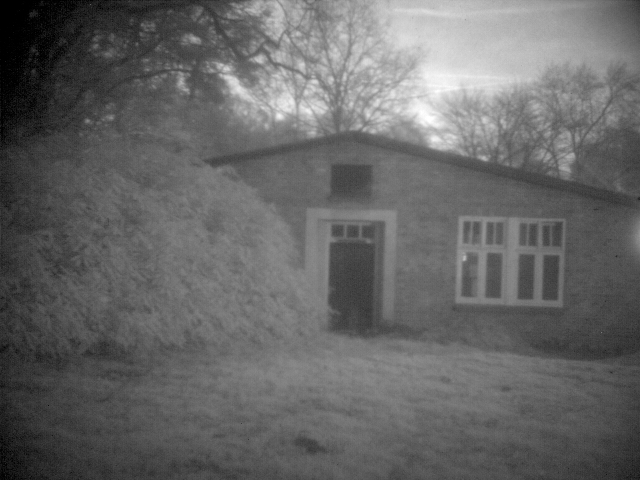
//> input picture Vlasakkers_IR.tif, 640 x 480 px
$ ./main   (built with g++ and OpenCV 4)
//> lines starting //> are read from the running program, lines starting //| are printed output that depends on the picture
### util.h
#include <opencv2/core.hpp>

void computeMinTotalVariation(cv::Mat& src, cv::Mat g, int iter, float lambda);

### util.cpp
#include "util.h"
#include <iostream>

void computeMinTotalVariation(cv::Mat& src, cv::Mat g, int iter, float lambda)
{
	//cv::Mat g_lambda = g / lambda;
	cv::Mat div_p = cv::Mat::zeros(src.rows, src.cols, CV_32F);
	cv::Mat div_tmp(src.rows, src.cols, CV_32F);

	for (int k = 0; k < iter; k++){

		for (int i = 0; i < src.rows; i++)
		{
			for (int j = 0; j < src.cols; j++)
			{
				float p1, p2;

				//헹p1
				if (i == 0)
				{
					p1 = div_p.at<float>(i, j);
				}
				else if (i == (src.rows - 1))
				{
					p1 = -div_p.at<float>(i - 1, j);
				}
				else
				{
					p1 = div_p.at<float>(i, j) - div_p.at<float>(i - 1, j);
				}
				//헹p2
				if (j == 0)
				{
					p2 = div_p.at<float>(i, j);
				}
				else if (j == (src.cols - 1))
				{
					p2 = -div_p.at<float>(i, j - 1);
				}
				else
				{
					p2 = div_p.at<float>(i, j) - div_p.at<float>(i, j - 1);
				}
				div_tmp.at<float>(i, j) = p1 + p2 - g.at<uchar>(i, j) / lambda;
			}
		}

		//헹delta
		for (int i = 0; i < src.rows; i++)
		{
			for (int j = 0; j < src.cols; j++)
			{
				float u1, u2;
				if (i == src.rows - 1)
				{
					u1 = 0;
				}
				else{
					u1 = div_tmp.at<float>(i + 1, j) - div_tmp.at<float>(i, j);
				}

				if (j == src.cols - 1)
				{
					u2 = 0;
				}
				else{
					u2 = div_tmp.at<float>(i, j + 1) - div_tmp.at<float>(i, j);
				}

				float num = div_p.at<float>(i, j) + (u1 + u2) / 4;
				float den = 1 + abs(u1 + u2) / 4;

				div_p.at<float>(i, j) = num / den;
			}
		}
	}

	for (int i = 0; i < src.rows; i++)
	{
		for (int j = 0; j < src.cols; j++)
		{
			float p1, p2;

			//헹p1
			if (i == 0)
			{
				p1 = div_p.at<float>(i, j);
			}
			else if (i == (src.rows - 1))
			{
				p1 = -div_p.at<float>(i - 1, j);
			}
			else
			{
				p1 = div_p.at<float>(i, j) - div_p.at<float>(i - 1, j);
			}
			//헹p2
			if (j == 0)
			{
				p2 = div_p.at<float>(i, j);
			}
			else if (j == (src.cols - 1))
			{
				p2 = -div_p.at<float>(i, j - 1);
			}
			else
			{
				p2 = div_p.at<float>(i, j) - div_p.at<float>(i, j - 1);
			}

			float tVal = g.at<uchar>(i, j) - lambda*(p1 + p2) + src.at<uchar>(i, j);
			tVal = std::max(0.f, std::min(tVal, 255.f));
			src.at<uchar>(i, j) = (unsigned char)tVal;
		}
	}

}

### main.cpp
#include <opencv2\opencv.hpp>
#include <iostream>
#include <vector>
#include "util.h"

int main()
{
	//test RGB to YUV
	cv::Mat infrared = cv::imread("Vlasakkers_IR.tif", 0);
//> infrared is the input picture: 480 rows x 640 cols, CV_8UC1; min 0, max 255, mean 101.7
	cv::Mat visible_origin = cv::imread("Vlasakkers_Vis.tif");
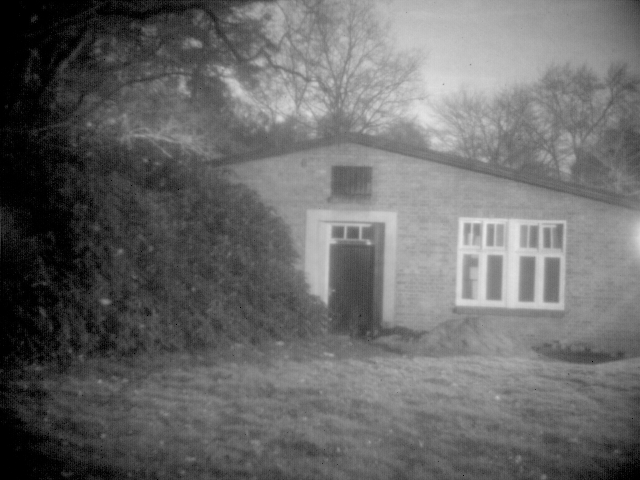
//> input picture Vlasakkers_Vis.tif, 640 x 480 px
//> visible_origin is the input picture: 480 rows x 640 cols, CV_8UC3; min 0, max 230, mean 104.7

	//这里要保证两幅图像已经配准，并图像大小一致
	cv::Mat visible;
	cv::resize(visible_origin, visible, infrared.size());

	cv::imshow("infrared", infrared);
	cv::imshow("visible", visible);

	//将可见光图像由RGB空间转换到YUV空间
	cv::Mat yuv;
	cv::cvtColor(visible, yuv, CV_BGR2YUV);
//> yuv: 480 rows x 640 cols, CV_8UC3; mean of channels 0, 1, 2 104.7, 128, 128
	std::vector<cv::Mat> yuvArr;
	cv::split(yuv, yuvArr);
//> yuvArr[1]: 480 rows x 640 cols, CV_8UC1; every value is 128

	//YUV空间中的Y空间显示了图像的亮度，与红外图像进行融合
	//主要的融合步骤
	cv::Mat g = infrared - yuvArr[0];
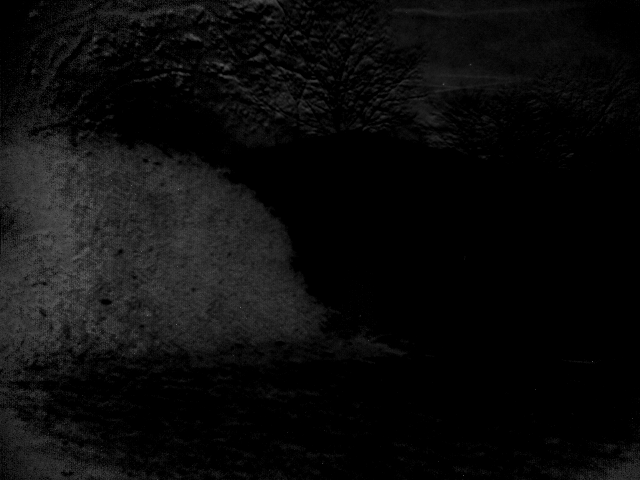
//> g: 480 rows x 640 cols, CV_8UC1; min 0, max 115, mean 12

	//统计时间
	double start = cv::getTickCount();

	//计算全变分，并将图像融合，融合后返回给YUV图像的Y层
	computeMinTotalVariation(yuvArr[0], g, 30, 0.4);
//> after the loop in computeMinTotalVariation, `for (int k = 0; k < iter; k++)`:
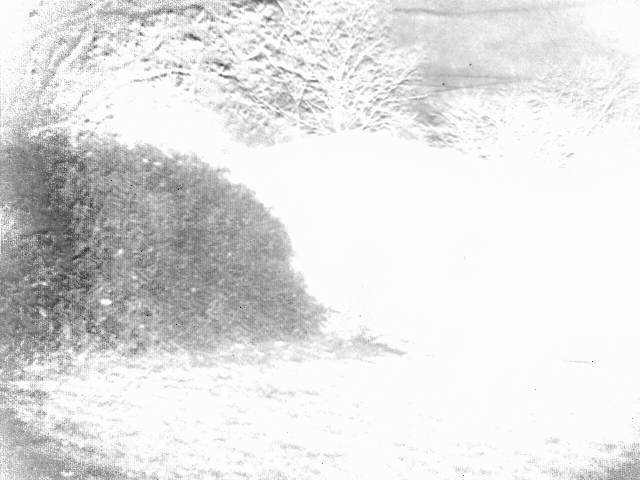
//> div_tmp: 480 rows x 640 cols, CV_32FC1; min -283.5, max 2.06, mean -29.94; drawn with min black and max white
//> after the loop in computeMinTotalVariation, `for (int k = 0; k < iter; k++)`:
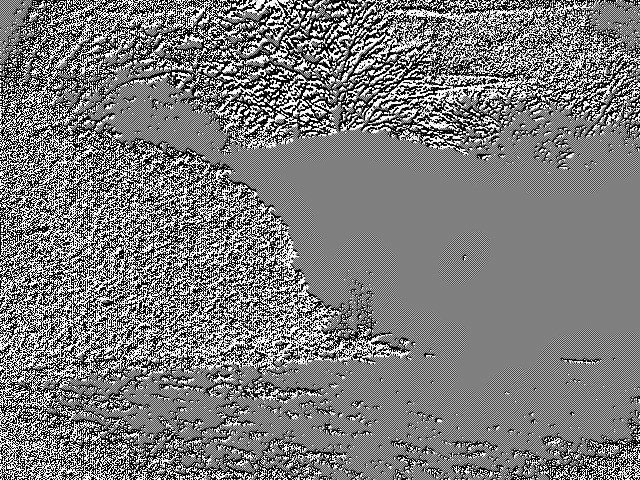
//> div_p: 480 rows x 640 cols, CV_32FC1; min -1, max 1, mean -0.029; drawn with min black and max white
//> after the loop in computeMinTotalVariation, `for (int i = 0; i < src.rows; i++)`:
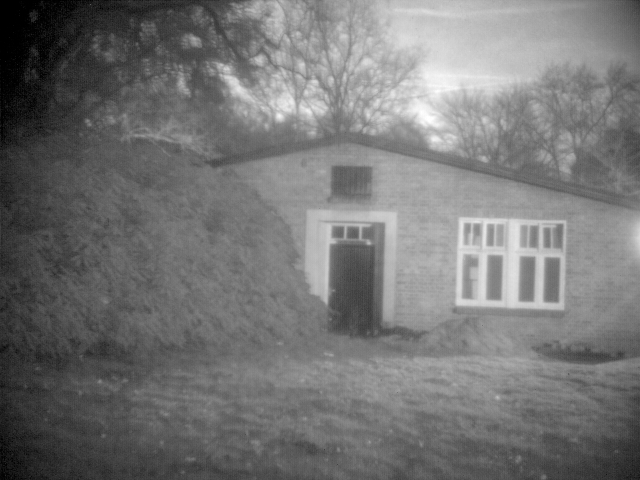
//> src: 480 rows x 640 cols, CV_8UC1; min 0, max 255, mean 116.3

	//统计时间
	double end = cv::getTickCount();

	//全变分最小化算法的运行时间
	double tt = (end - start) / cv::getTickFrequency();
	std::cout << tt << std::endl;

	//融合成一幅三通道图像
	cv::Mat fusionImage;
	cv::merge(yuvArr, fusionImage);
//> fusionImage: 480 rows x 640 cols, CV_8UC3; mean of channels 0, 1, 2 116.3, 128, 128

	//将图像从YUV空间转换到RGB空间，显示图像
	cv::cvtColor(fusionImage, fusionImage, CV_YUV2BGR);
	cv::imshow("fusionImage", fusionImage);

	cv::waitKey(0);
	return 0;
}
